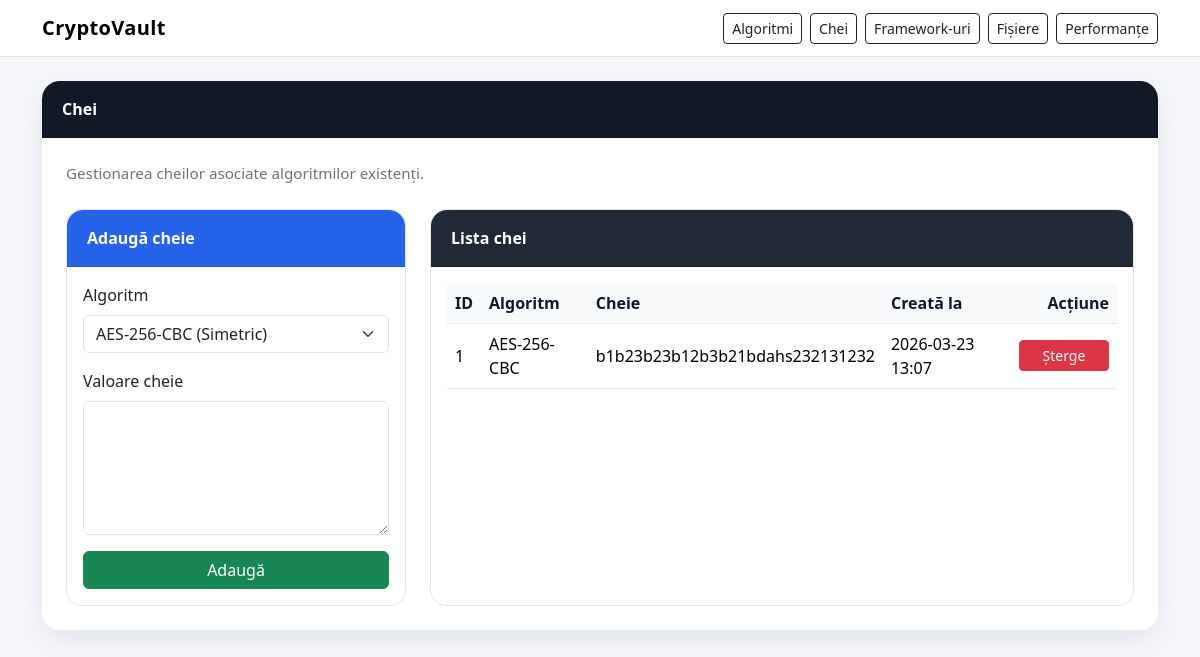
The app's page /keys with its own data.
### models.py (models this page shows)
class Key(Base):
    __tablename__ = "keys"
    id = Column(Integer, primary_key=True, index=True)
    algorithm_id = Column(Integer, ForeignKey("algorithms.id", ondelete="CASCADE"), nullable=False)
    key_value = Column(String(2048), nullable=False)
    created_at = Column(DateTime, default=datetime.datetime.utcnow, nullable=False)
    algorithm = relationship("Algorithm", back_populates="keys")

class Algorithm(Base):
    __tablename__ = "algorithms"
    id = Column(Integer, primary_key=True, index=True)
    name = Column(String(100), nullable=False, unique=True)
    type = Column(String(50), nullable=False)
    keys = relationship("Key", back_populates="algorithm", cascade="all, delete-orphan")
    performances = relationship("Performance", back_populates="algorithm", cascade="all, delete-orphan")

### app_web.py (the view)
@app.route("/keys")
def show_keys():
    db = database.get_session()
    try:
        keys = crud.get_all_keys(db)
        algorithms = crud.get_all_algorithms(db)
        return render_template("keys.html", keys=keys, algorithms=algorithms)
    finally:
        db.close()

### crud.py (called while the page is built)
def get_all_algorithms(db: Session):
    return db.query(models.Algorithm).order_by(models.Algorithm.id).all()

def get_all_keys(db: Session):
    return db.query(models.Key).order_by(models.Key.id).all()

### database.py (called while the page is built)
@event.listens_for(engine, "connect")
def enable_sqlite_foreign_keys(dbapi_connection, connection_record):
    cursor = dbapi_connection.cursor()
    cursor.execute("PRAGMA foreign_keys=ON")
    cursor.close()

def get_session():
    return SessionLocal()

### templates/keys.html
{% extends "base.html" %}
{% block content %}
<div class="card section-card">
    <div class="card-header">
        <div class="d-flex justify-content-between align-items-center flex-wrap gap-2">
            <span>Chei</span>
        </div>
    </div>
    <div class="card-body p-4">
        <p class="section-subtitle mb-4">Gestionarea cheilor asociate algoritmilor existenți.</p>
        <div class="row g-4">
            <div class="col-lg-4">
                <div class="card form-card h-100">
                    <div class="card-header">
                        Adaugă cheie
                    </div>
                    <div class="card-body">
                        {% if algorithms %}
                        <form action="{{ url_for('save_key') }}" method="post">
                            <div class="mb-3">
                                <label class="form-label">Algoritm</label>
                                <select name="algorithm_id" class="form-select" required>
                                    {% for algo in algorithms %}
                                        <option value="{{ algo.id }}">
                                            {{ algo.name }} ({{ algo.type }})
                                        </option>
                                    {% endfor %}
                                </select>
                            </div>
                            <div class="mb-3">
                                <label class="form-label">Valoare cheie</label>
                                <textarea name="key_value" class="form-control" rows="5" required></textarea>
                            </div>
                            <button type="submit" class="btn btn-success w-100">
                                Adaugă
                            </button>
                        </form>
                        {% else %}
                            <div class="alert alert-warning mb-0">Adaugă mai întâi cel puțin un algoritm.</div>
                        {% endif %}
                    </div>
                </div>
            </div>
            <div class="col-lg-8">
                <div class="card table-card h-100">
                    <div class="card-header">Lista chei</div>
                    <div class="card-body">
                        <div class="table-responsive">
                            <table class="table table-hover align-middle">
                                <thead>
                                    <tr>
                                        <th>ID</th>
                                        <th>Algoritm</th>
                                        <th>Cheie</th>
                                        <th>Creată la</th>
                                        <th class="text-end">Acțiune</th>
                                    </tr>
                                </thead>
                                <tbody>
                                {% for key in keys %}
                                    <tr>
                                        <td>{{ key.id }}</td>
                                        <td>{{ key.algorithm.name }}</td>
                                        <td>
                                            {% if key.key_value|length > 40 %}
                                                {{ key.key_value[:40] }}...
                                            {% else %}
                                                {{ key.key_value }}
                                            {% endif %}
                                        </td>
                                        <td>{{ key.created_at.strftime('%Y-%m-%d %H:%M') }}</td>
                                        <td class="text-end">
                                            <a href="{{ url_for('delete_key', key_id=key.id) }}" class="btn btn-danger btn-sm btn-action"
                                               onclick="return confirm('Sigur vrei să ștergi această cheie?')">Șterge</a>
                                        </td>
                                    </tr>
                                {% else %}
                                    <tr>
                                        <td colspan="5" class="text-center text-muted py-4">Nu există chei în baza de date.</td>
                                    </tr>
                                {% endfor %}
                                </tbody>
                            </table>
                        </div>
                    </div>
                </div>
            </div>
        </div>
    </div>
</div>
{% endblock %}

### static/css/style.css (style rules this page uses)
body { background-color: #f4f6f9; color: #1f2937; }
.section-card { border: none; border-radius: 18px; box-shadow: 0 10px 28px rgba(15, 23, 42, 0.07); margin-bottom: 2rem; }
.section-card .card-header { background-color: #111827; color: white; border-top-left-radius: 18px; border-top-right-radius: 18px; padding: 1rem 1.25rem; font-weight: 600; }
.form-card { border: 1px solid #e5e7eb; border-radius: 16px; }
.form-card .card-header { background-color: #2563eb; color: white; border-top-left-radius: 16px; border-top-right-radius: 16px; font-weight: 600; }
.table-card { border: 1px solid #e5e7eb; border-radius: 16px; }
.table-card .card-header { background-color: #1f2937; color: white; border-top-left-radius: 16px; border-top-right-radius: 16px; font-weight: 600; }
.table thead th { background-color: #f9fafb; color: #111827; font-weight: 600; border-bottom: 1px solid #e5e7eb; }
.table td, .table th { vertical-align: middle; }
.btn-action { min-width: 90px; }
.section-subtitle { color: #6b7280; font-size: 0.95rem; margin-bottom: 0; }

### records on screen
Key: id "1", algorithm.name "AES-256-CBC", key_value "b1b23b23b12b3b21bdahs232131232", created_at "2026-03-23 13:07"

### other values on screen
form field algorithm_id "AES-256-CBC (Simetric)"
